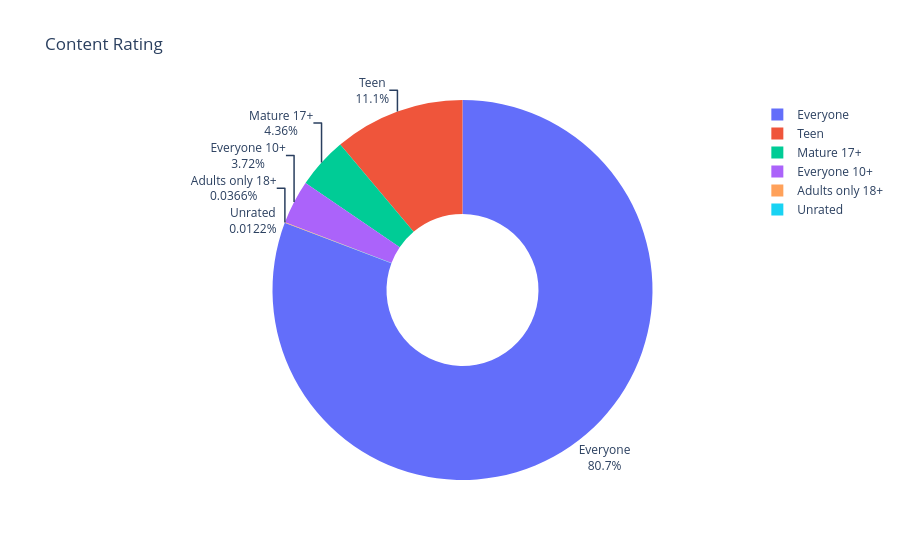

Write notebook code for a chart like this one.
### Code cell
fig = px.pie(labels=ratings.index,
             values=ratings.values,
             title="Content Rating",
             names=ratings.index,
             hole=0.4,
             )
fig.update_traces(textposition='outside', textinfo='percent+label')

fig.show()

### Figure 1 — Plotly figure (JSON) as saved in the notebook; plotly's stock layout.template omitted (floating-point values rounded to 4 significant figures)
{"data": [{"domain": {"x": [0.0, 1.0], "y": [0.0, 1.0]}, "hole": 0.4, "hovertemplate": "label=%{label}<br>value=%{value}<extra></extra>", "labels": ["Everyone", "Teen", "Mature 17+", "Everyone 10+", "Adults only 18+", "Unrated"], "legendgroup": "", "name": "", "showlegend": true, "values": [6619, 912, 357, 305, 3, 1], "type": "pie", "textinfo": "percent+label", "textposition": "outside"}], "layout": {"legend": {"tracegroupgap": 0}, "title": {"text": "Content Rating"}}}
